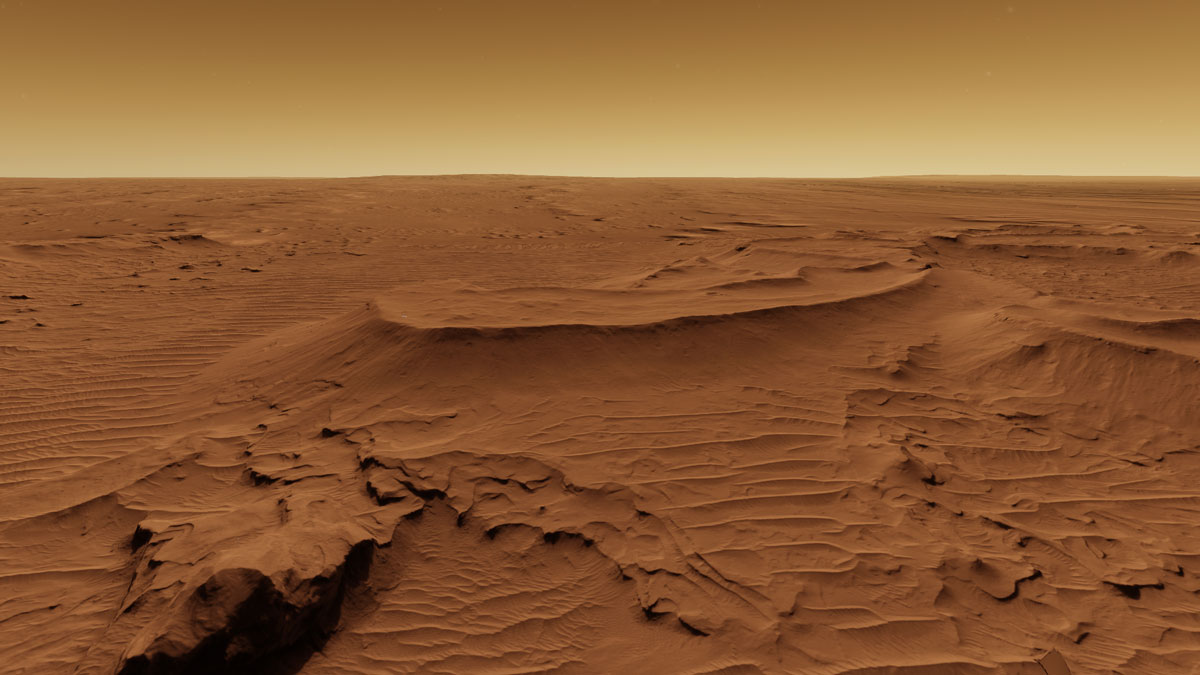
#> input picture animation/mars-landscape-1-1200.jpg, 1200 x 675 px
$ python animationprogram.py
#> lines starting #> are read from the running program, lines starting #| are printed output that depends on the picture
# -*- coding: utf-8 -*-
"""
Created on Tue May 28 11:36:27 2019

@author: suilven
"""
#these are imports
#I make images using tkinter
#from tkinter import *
import tkinter as tk
import math
import os
from PIL import Image
from PIL import ImageDraw
#from PIL import PIL
#this gets window ready
window=tk.Tk()
window.title('Animation')

iwidth = 2600
iheight = 1600

c = tk.Canvas(window, height=iheight, width=iwidth)
c.pack()


#this makes an image
str1 = "square"
#draw.text((10, 20), str1, 'black')
#draw.ellipse([100, 150, 300, 250],'black')
#draw.line([50,50,100,100],'black')
step=5
x1=100
y1=100
xe1=220
ye1=140
xe2=320
ye2=140

shift=20
shifteye=10


for i in range(1,4):


    #https://pillow.readthedocs.io/en/3.1.x/reference/Image.html
    #image1 = Image.new("RGB", (iwidth, iheight), 'white')
    image1 = Image.open("animation/mars-landscape-1-1200.jpg")
#> image1 is the input picture: PIL image 1200x675 RGB; mean R, G, B 139.9, 92, 52.2
    image1.resize([iwidth,iheight], Image.LANCZOS)

    draw = ImageDraw.Draw(image1)
    draw.line([0,0,(i-1)*150,0],'blue')
    draw.line([0,0,0,(i-1)*165],'red')

    draw.line([50,50,900,50],'green')
    draw.line([50,50,50,1000],'green')
#for i in range(1,4):
    draw.text((10, 20), str1, 'black')
    step=0
    draw.line([900,950,1100,1050],'red')
    # [4 lines of commented-out code are left out]


    if i%10==0:
        shifteye=shifteye*-1


    x1=x1+shift
    xe1=xe1+shifteye+shift
    xe2=xe2+shifteye+shift
    draw.ellipse([x1, y1, x1+400, y1+200],'green')
    draw.ellipse([xe1, ye1, xe1+40, ye1+40],'blue')
    draw.ellipse([xe2, ye2, xe2+40, ye2+40],'blue')


    #if i%10==0:
    #    step=step*-1
    #draw.line([50+i*10,50,100,100],'black')
    filename = "animation/does_it_work"+str(i)+".jpg"
    image1.save(filename)
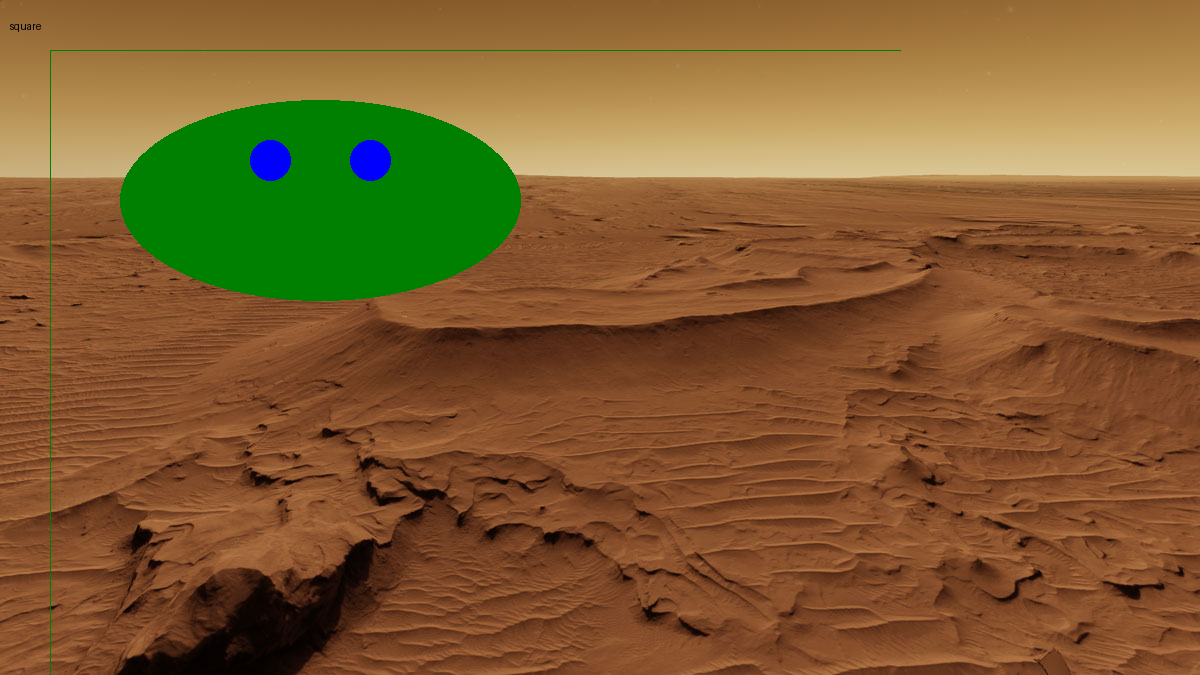
#> saved as does_it_work1.jpg: PIL image 1200x675 RGB; mean R, G, B 127.1, 92.6, 47.5
    del draw

#ffmpeg documentation https://ffmpeg.org/ffmpeg.html#Examples-1
#ffmpeg command
#ffmpeg -f image1 -framerate 7 -i foo-%03d.jpeg -s WxH foo.avi
#ffmpeg -f image1 -framerate 7 -i does_it_work%d.jpg foo.avi
